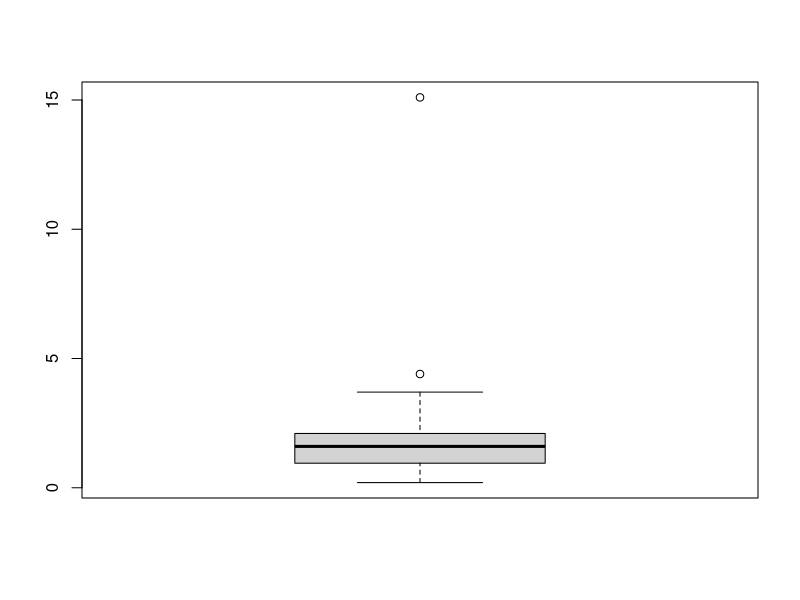

Write the R code that produced this figure.
## ---- chunk 1
dados <- c( 1.8, 2.5, 0.4, 1.9, 4.4, 2.2, 3.5, 0.2, 0.9, 1.1, 1.7, 1.2, 2.3, 1.9, 
            0.8, 1.5, 1.7, 1.4, 3.2, 15.1, 2.1, 1.4, 0.5, 0.9, 1.7, 0.5, 0.8, 
            1.4, 1.8, 2.0, 1.1, 1.0, 0.8, 1.4, 2.1, 3.7)
n <- length(dados)
## ---- chunk 2
dados_ord <- dados[order(dados)]
dados_ord
q1 <- mean( dados_ord[n/4], dados_ord[(n/4)+1])
q2 <- mean( dados_ord[n/2], dados_ord[(n/2)+1])
q3 <- mean( dados_ord[3*n/4], dados_ord[(3*n/4)+1])
aq <- q3 - q1
## ---- chunk 3
quantile(dados)
## ---- chunk 4
boxplot(dados)
